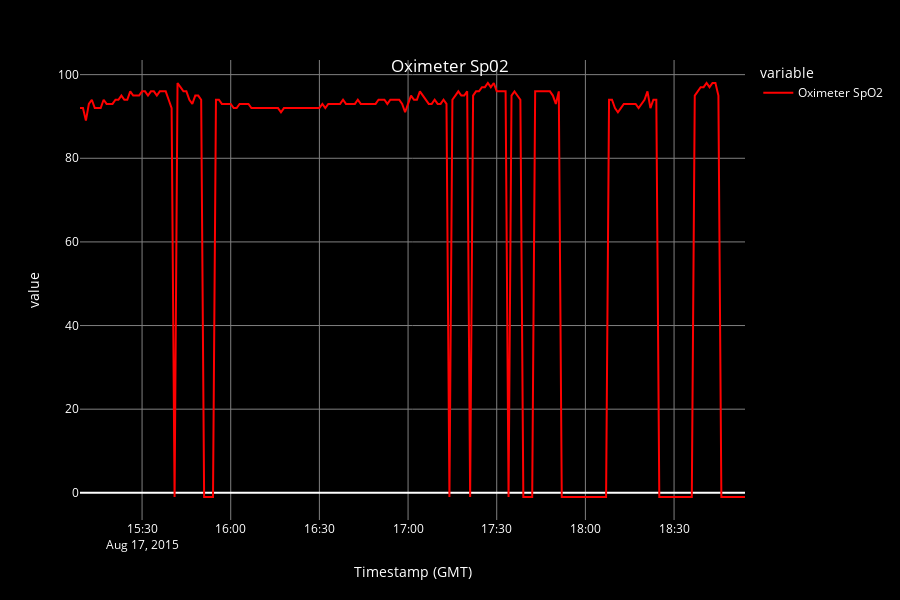

Notebook code cell kept with this figure:
### Code cell
#Oximeter SpO2

fig = px.line(df['Oximeter SpO2'], width=900, height=600)

# Set the background color to yellow
fig.update_layout(
    plot_bgcolor='black',
    paper_bgcolor='black',
    font=dict(color='white')
)

# Set the line color to blue
fig.update_traces(line_color='red')

# Show grid lines
fig.update_layout(
    xaxis=dict(showgrid=True, gridcolor='gray', gridwidth=1),
    yaxis=dict(showgrid=True, gridcolor='gray', gridwidth=1),
    title={
        'text': "Oximeter Sp02",
        'y':0.9,
        'x':0.5,
        'xanchor': 'center',
        'yanchor': 'top'
    }
)

fig.show()

### Figure 1 — Plotly figure (JSON) as saved in the notebook; plotly's stock layout.template omitted (floating-point values rounded to 4 significant figures; data arrays with more than 128 entries replaced by an {"elided": "..."} marker saying what was removed)
{"data": [{"hovertemplate": "variable=Oximeter SpO2<br>Timestamp (GMT)=%{x}<br>value=%{y}<extra></extra>", "legendgroup": "Oximeter SpO2", "line": {"color": "red", "dash": "solid"}, "marker": {"symbol": "circle"}, "mode": "lines", "name": "Oximeter SpO2", "orientation": "v", "showlegend": true, "type": "scatter", "x": {"elided": "226 str values"}, "xaxis": "x", "y": {"elided": "226 int values"}, "yaxis": "y"}], "layout": {"font": {"color": "white"}, "height": 600, "legend": {"title": {"text": "variable"}, "tracegroupgap": 0}, "margin": {"t": 60}, "paper_bgcolor": "black", "plot_bgcolor": "black", "title": {"text": "Oximeter Sp02", "x": 0.5, "xanchor": "center", "y": 0.9, "yanchor": "top"}, "width": 900, "xaxis": {"anchor": "y", "domain": [0, 1], "gridcolor": "gray", "gridwidth": 1, "showgrid": true, "title": {"text": "Timestamp (GMT)"}}, "yaxis": {"anchor": "x", "domain": [0, 1], "gridcolor": "gray", "gridwidth": 1, "showgrid": true, "title": {"text": "value"}}}}
